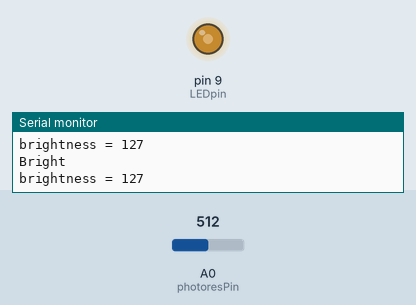
A sketch run on a simulated Arduino Uno, built with avr-gcc and run on an emulated ATmega328P. Shown: output pins drawn as LEDs (lit = HIGH), the last lines printed to the serial monitor. Inputs (shaded band) come from the test bench; at power-on: A0 (photoresPin) = 512.

Above: at 1.2 s.
1.3 s: A0 (photoresPin) set to 390
At 2.7 s:
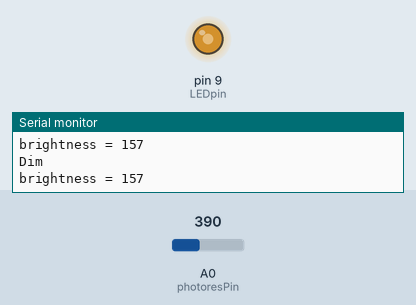
3.0 s: A0 (photoresPin) set to 190
At 4.0 s:
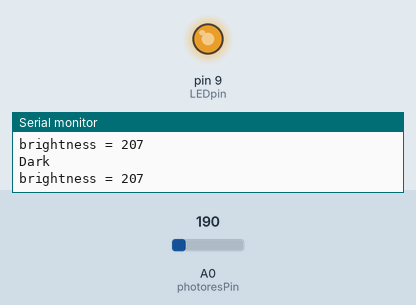
4.5 s: A0 (photoresPin) set to 900
At 5.3 s:
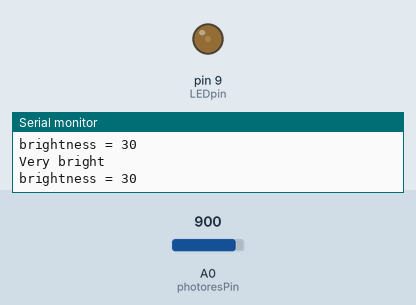
6.0 s: A0 (photoresPin) set to 1023
At 6.5 s:
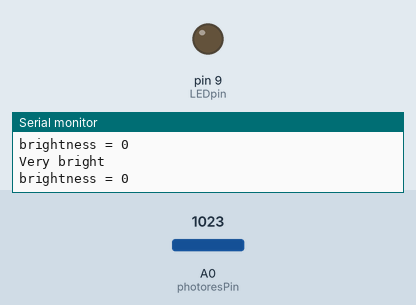
7.5 s: A0 (photoresPin) set to 511
At 9.0 s:
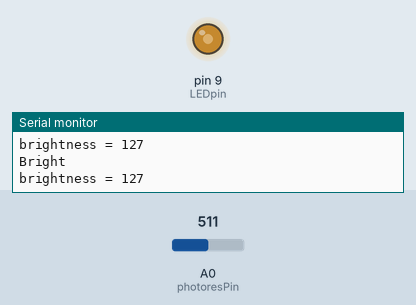
Timing chart, 0 to 10.0 s (numbered marks = the images above; inputs shaded):
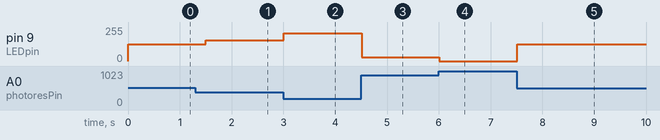

Measured:
- after the input at 1.3 s, pin 9 (LEDpin): 127/255 → 157/255 after 0.20 s
- after the input at 3.0 s, pin 9 (LEDpin): 157/255 → 207/255 at once
- after the input at 4.5 s, pin 9 (LEDpin): 207/255 → 30/255 at once
- after the input at 6.0 s, pin 9 (LEDpin): 30/255 → 0/255 at once
- after the input at 7.5 s, pin 9 (LEDpin): 0/255 → 127/255 at once

The sketch:

A3.ino
```cpp
/*
 * Nigel Fernandes
 * A3 Input/Output
 * HCDE 439
 * 1/29/21

Changes LED brightness based on readings from a photoresistor.
LED gets brighter in darker environments and dimmer in brighter environments.
 */

int photoresPin = 0;     // photoresistor and 10K resistor are connected to A0
int photoresReading;     // analog reading
int LEDpin = 9;          // Blue LED is in pin 9
int LEDbrightness;       // how bright the LED is (0-255)
void setup(void) {
  // Serial monitor contains messages and details on info collected by sensor
  Serial.begin(9600);
}

void loop(void) {
  // stores readings from A0
  photoresReading = analogRead(photoresPin);

  // if readings is less than 200
  if (photoresReading < 200) {
    Serial.println("Dark"); // Serial monitor prints Dark
  } else if (photoresReading < 400) { // if readings is less than 400
    Serial.println("Dim"); // Serial monitor prints Dim
  } else if (photoresReading < 700) { // if readings is less than 700
    Serial.println("Bright"); // Serial monitor prints Bright
  } else { // if readings are greater than 700
    Serial.println("Very bright"); // Serial monitor prints Very bright
  }

  // LED gets brighter based on how dark the environment around the photoresistor is
  photoresReading = 1023 - photoresReading; // invert reading from 0-1023 to 1023-0
  //maps 0-1023 to 0-255 to fit analogWrite range
  LEDbrightness = map(photoresReading, 0, 1023, 0, 255);

  Serial.print("brightness = "); // Serial monitor prints LED's brightness
  Serial.println(LEDbrightness); // brightness amount
  analogWrite(LEDpin, LEDbrightness); // sends brightness amount to LED

  delay(300); // waits 300 milliseconds
}
```
